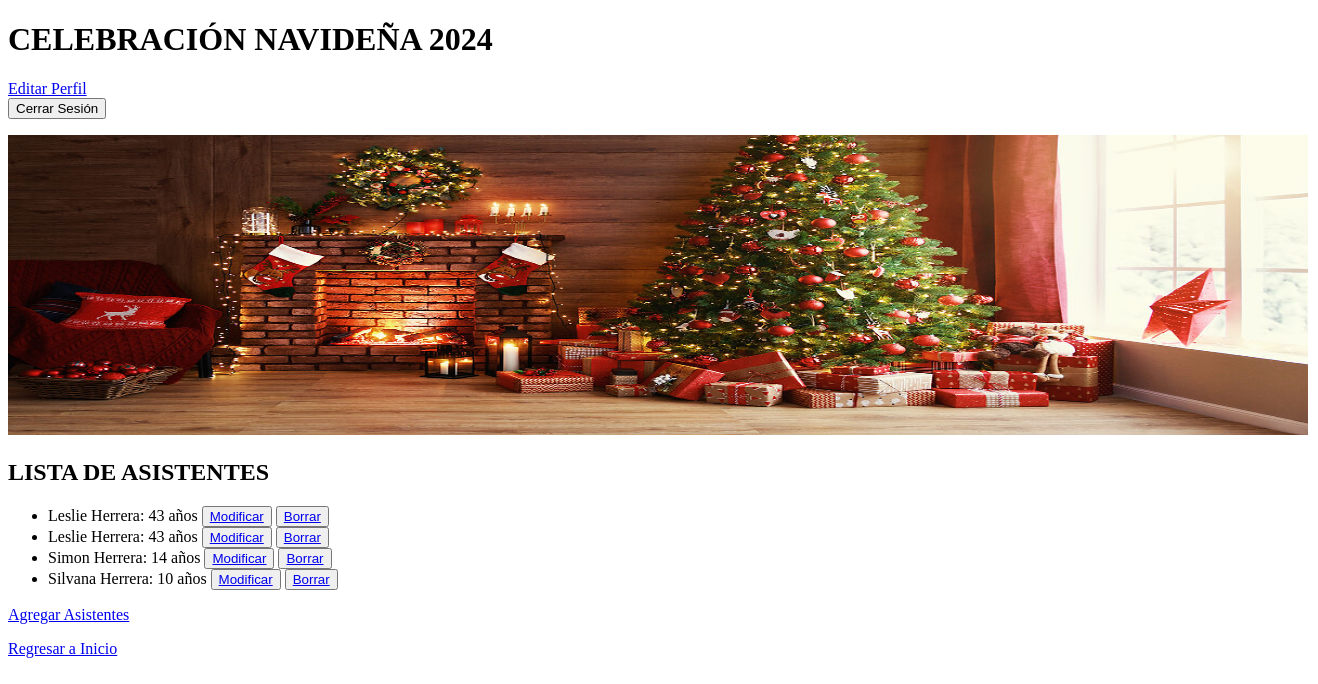
/familiar/list/ (signed in), run on an earlier commit of the app's database.
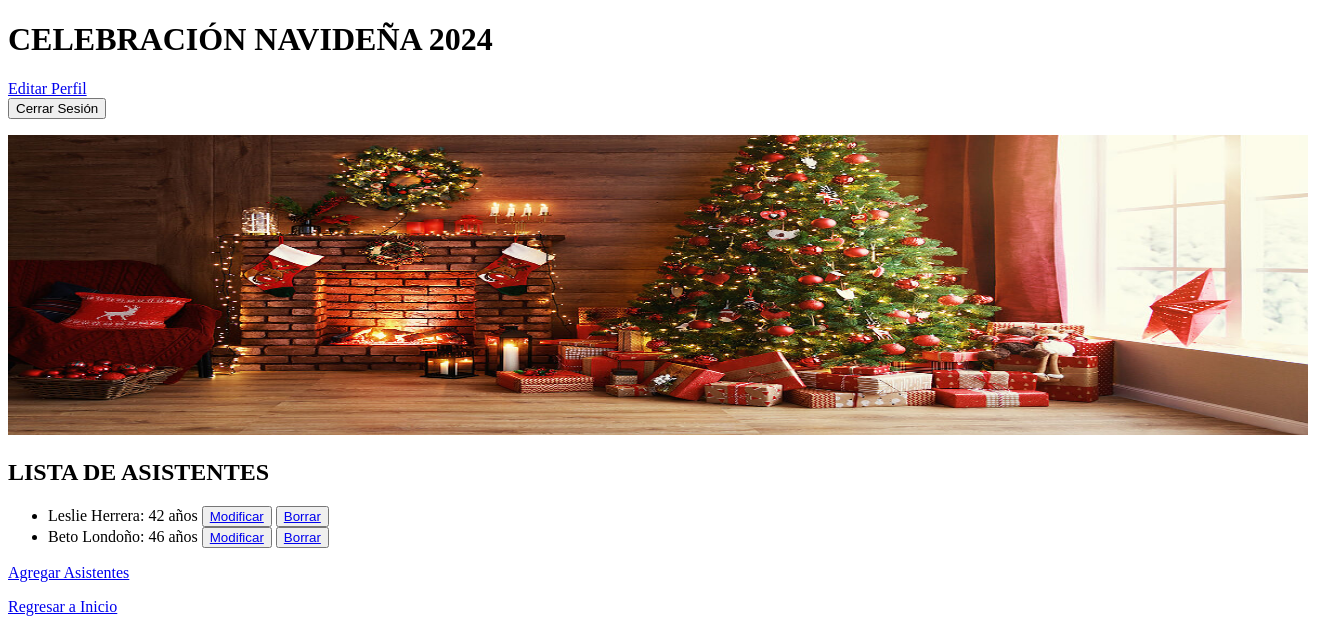
And on a later commit of the database.
### appbeto/models.py (models this page shows)
class Familiar (models.Model):
    nombre = models.CharField(max_length=255)
    apellido = models.CharField(max_length=255)
    edad = models.IntegerField()
    def __str__(self):
        return f"{self.nombre} {self.apellido}: {self.edad} años"

### appbeto/views.py (the view)
# urls.py: path('familiar/list/', views.familiar_list, name='familiar_listado'),
def familiar_list(request):
	indice = models.Familiar.objects.all()
	return render(request, 'appbeto/familiar_list.html', {'id_familiar':indice})

### appbeto/templates/appbeto/familiar_list.html (shortened to what this page needs)
{% extends 'appbeto/base.html' %}
{% load static %}
{% block extension %}
<h2> LISTA DE ASISTENTES </h2>
    <ul>
        {% for indice in id_familiar %}
            <li>{{indice}}
                <button>
                    <a href="{% url 'appbeto:familiar_editar' indice.id %}"> Modificar</a>
                </button>
                <button>
                    <a href="{% url 'appbeto:familiar_borrar' indice.id %}"> Borrar</a>
                </button>
            </li>
        {% endfor %}
    </ul>
    <a href="{% url 'appbeto:familiar_form' %}">Agregar Asistentes</a>
    <a href="{% url 'appbeto:inicio' %}">Regresar a Inicio</a>
{% endblock extension %}

### appbeto/templates/appbeto/base.html (shortened to what this page needs)
{% load static %}
<!DOCTYPE html>
<html lang="es">
<head>
</head>
     <h1> CELEBRACIÓN NAVIDEÑA 2024 </h1>
    {% if user.is_authenticated%}
    <a href="{% url 'appbeto:actualizauser' %}">Editar Perfil</a>
    <form action="{% url 'appbeto:salida' %}" method="post">
        <button type= "submit"> Cerrar Sesión</button>
    </form>
    {% else %}
    <a href="{% url 'appbeto:login' %}">Iniciar Sesión</a>
    {% endif %}
        <p class="c0">
            <img src="{% static 'appbeto/img/navidad.jpg' %}"
                 style="width: 1300px;
                       height: 300px">
        </p>
    {% block extension %}
    {% endblock extension %}

What changed in the data, as far as the page shows it:
removed Familiar: nombre+apellido+edad "Leslie Herrera: 43 años"
removed Familiar: nombre+apellido+edad "Simon Herrera: 14 años"
removed Familiar: nombre+apellido+edad "Silvana Herrera: 10 años"
changed Familiar: nombre+apellido+edad "Leslie Herrera: 43 años" → "Leslie Herrera: 42 años"
added Familiar: nombre+apellido+edad "Beto Londoño: 46 años"
